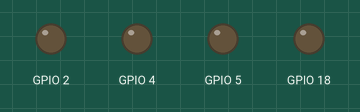
Simulated run of this sketch. Board: ESP8266 (NodeMCU). Shown: output pins drawn as LEDs (lit = HIGH). Uploads are accepted with an empty reply; what the sketch prints to the serial monitor is not drawn.

Above: at 0.0 s.
At 2.8 s:
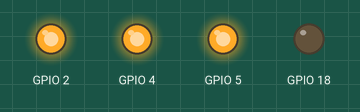
Timing chart, 0 to 4.3 s (numbered marks = the images above):
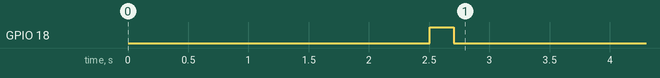

Measured:
- by itself, GPIO 18: HIGH → LOW at 2.7 s

The sketch:

Esp32SwitchKipas.ino
```cpp
#include <Esp32SwitchKipas.h>

const char* ssid = "YourSSID";
const char* password = "YourPassword";
const char* serverUrl = "http://your-server-url.com/getValueKipas";
const char* tokenDevice = "YourToken";
const char* deviceName = "YourDeviceName";

Esp32SwitchKipas switchKipas(ssid, password, serverUrl, tokenDevice, deviceName);

void setup() {
    switchKipas.begin();
}

void loop() {
    switchKipas.loop();
}
```

Esp32SwitchKipas.h
```cpp
#ifndef ESP32_SWITCH_KIPAS_H
#define ESP32_SWITCH_KIPAS_H

#include <WiFi.h>
#include <HTTPClient.h>
#include <ArduinoJson.h>

class Esp32SwitchKipas {
public:
  Esp32SwitchKipas(const char* ssid, const char* password, const char* serverUrl, const char* tokenPemilik, const char* namaDevice);
  void begin();
  void loop();

private:
  void koneksiWifi();
  void switchRpm(int valueRpmKipas);
  void switchGeleng(String valueGelengKipas);
  void sendDataToServer();

  const char* ssid;
  const char* password;
  const char* serverUrl;
  const char* tokenPemilik;
  const char* namaDevice;

  #define Nomor1 5
  #define Nomor2 4
  #define Nomor3 2
  #define Geleng 18
};

#endif
```
